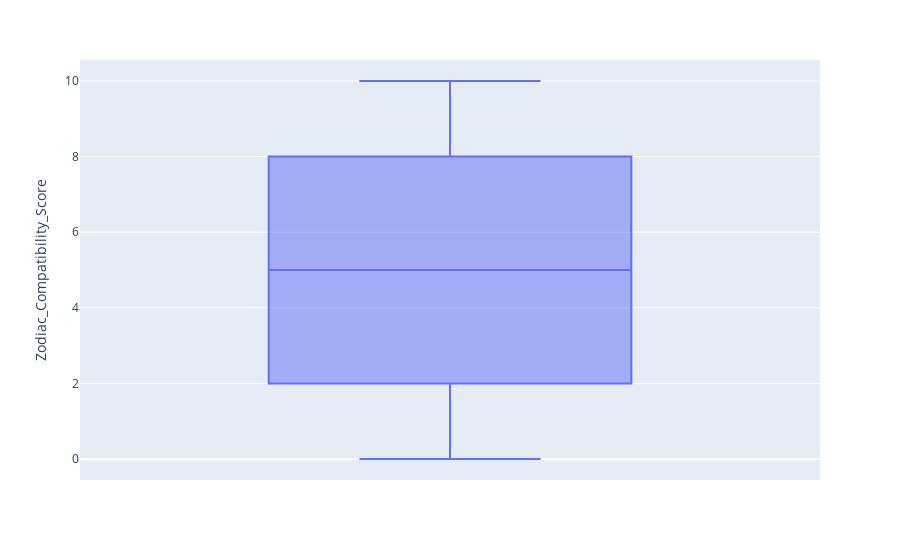

The code cell stored with this chart in its notebook:
### Code cell
box

### Figure 1 — Plotly figure (JSON) as saved in the notebook; plotly's stock layout.template omitted (floating-point values rounded to 4 significant figures; data arrays with more than 128 entries replaced by an {"elided": "..."} marker saying what was removed)
{"data": [{"alignmentgroup": "True", "hovertemplate": "Zodiac_Compatibility_Score=%{y}<extra></extra>", "legendgroup": "", "marker": {"color": "#636efa"}, "name": "", "notched": false, "offsetgroup": "", "orientation": "v", "showlegend": false, "type": "box", "x0": " ", "xaxis": "x", "y": {"elided": "2000 int values"}, "y0": " ", "yaxis": "y"}], "layout": {"boxmode": "group", "legend": {"tracegroupgap": 0}, "margin": {"t": 60}, "xaxis": {"anchor": "y", "domain": [0, 1]}, "yaxis": {"anchor": "x", "domain": [0, 1], "title": {"text": "Zodiac_Compatibility_Score"}}}}
